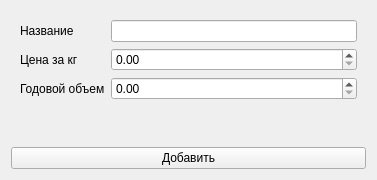
<?xml version="1.0" encoding="UTF-8"?>
<ui version="4.0">
 <class>Form</class>
 <widget class="QWidget" name="Form">
  <property name="geometry">
   <rect>
    <x>0</x>
    <y>0</y>
    <width>377</width>
    <height>180</height>
   </rect>
  </property>
  <property name="windowTitle">
   <string>Form</string>
  </property>
  <layout class="QVBoxLayout" name="verticalLayout">
   <item>
    <widget class="QWidget" name="widget" native="true">
     <layout class="QFormLayout" name="formLayout">
      <item row="0" column="0">
       <widget class="QLabel" name="nB">
        <property name="text">
         <string>Название</string>
        </property>
       </widget>
      </item>
      <item row="0" column="1">
       <widget class="QLineEdit" name="name"/>
      </item>
      <item row="1" column="0">
       <widget class="QLabel" name="pB">
        <property name="text">
         <string>Цена за кг</string>
        </property>
       </widget>
      </item>
      <item row="1" column="1">
       <widget class="QDoubleSpinBox" name="price">
        <property name="maximum">
         <double>100000000000000000620008645040778319495168.000000000000000</double>
        </property>
       </widget>
      </item>
      <item row="2" column="0">
       <widget class="QLabel" name="vB">
        <property name="text">
         <string>Годовой объем</string>
        </property>
       </widget>
      </item>
      <item row="2" column="1">
       <widget class="QDoubleSpinBox" name="vol">
        <property name="maximum">
         <double>100000000000000000620008645040778319495168.000000000000000</double>
        </property>
       </widget>
      </item>
     </layout>
    </widget>
   </item>
   <item>
    <widget class="QPushButton" name="btn">
     <property name="text">
      <string>Добавить</string>
     </property>
    </widget>
   </item>
  </layout>
 </widget>
 <resources/>
 <connections/>
</ui>
